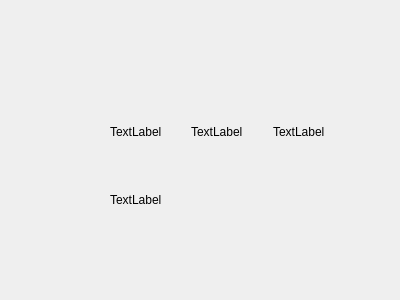
<?xml version="1.0" encoding="UTF-8"?>
<ui version="4.0">
    <class>Form</class>
    <widget class="QWidget" name="Form">
        <property name="geometry">
            <rect>
                <x>0</x>
                <y>0</y>
                <width>400</width>
                <height>300</height>
            </rect>
        </property>
        <property name="windowTitle">
            <string>Form</string>
        </property>
        <widget class="QWidget" name="verticalLayoutWidget">
            <property name="geometry">
                <rect>
                    <x>110</x>
                    <y>100</y>
                    <width>238</width>
                    <height>131</height>
                </rect>
            </property>
            <layout class="QVBoxLayout" name="verticalLayout">
                <item>
                    <layout class="QHBoxLayout" name="horizontalLayout">
                        <item>
                            <widget class="QLabel" name="label">
                                <property name="text">
                                    <string>TextLabel</string>
                                </property>
                            </widget>
                        </item>
                        <item>
                            <widget class="QLabel" name="label_3">
                                <property name="text">
                                    <string>TextLabel</string>
                                </property>
                            </widget>
                        </item>
                        <item>
                            <widget class="QLabel" name="label_2">
                                <property name="text">
                                    <string>TextLabel</string>
                                </property>
                            </widget>
                        </item>
                    </layout>
                </item>
                <item>
                    <widget class="QLabel" name="label_4">
                        <property name="text">
                            <string>TextLabel</string>
                        </property>
                    </widget>
                </item>
            </layout>
        </widget>
    </widget>
    <resources/>
    <connections/>
</ui>
